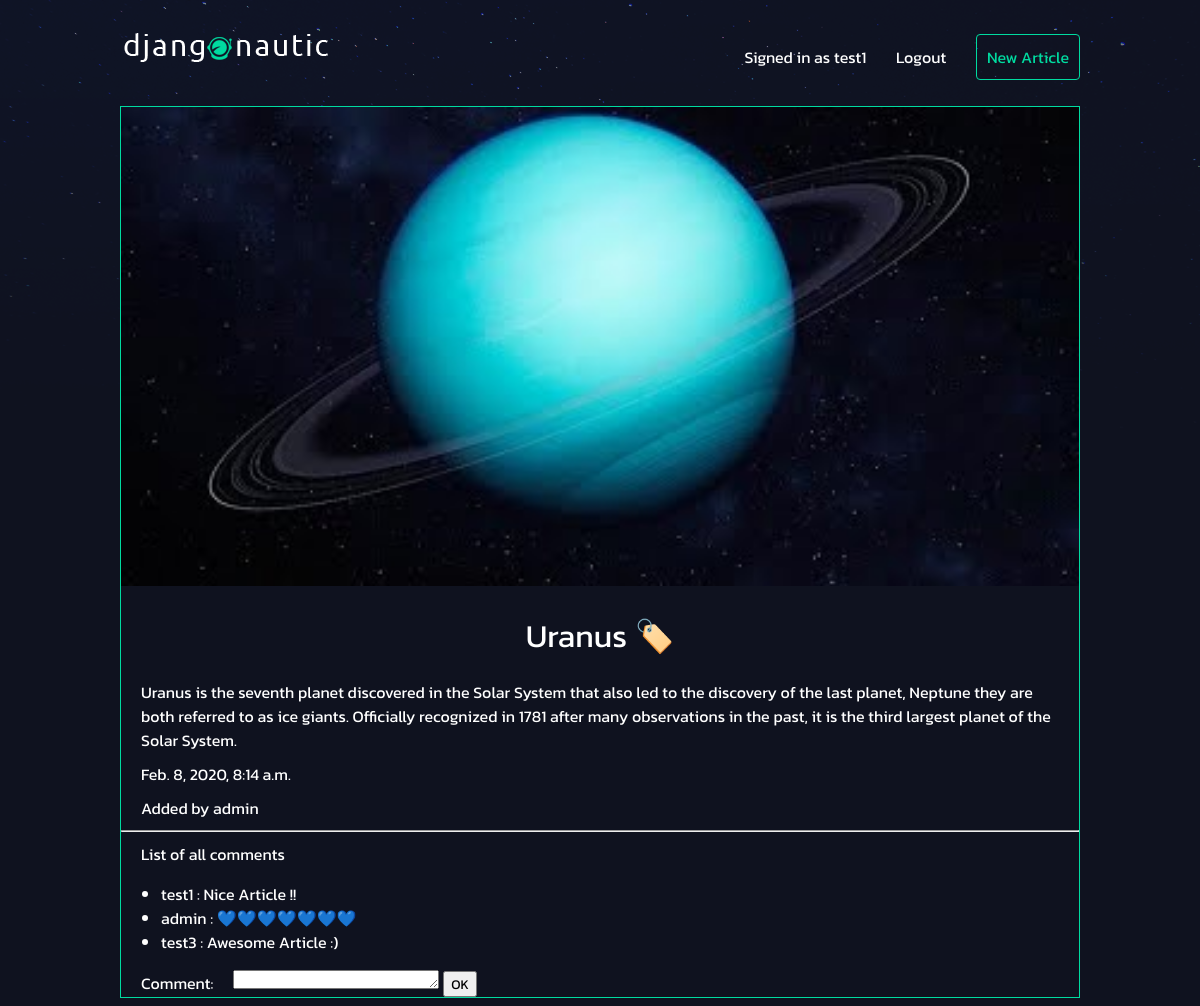
Page /articles/uranus/ (signed in) on the committed database.
### articles/models.py (models this page shows, shortened)
class Article(models.Model):
    title = models.CharField(max_length=100)
    slug = models.SlugField()
    body = models.TextField()
    date = models.DateTimeField(auto_now_add=True)
    thumb = models.ImageField(default='default.png', blank=True)
    author = models.ForeignKey(User, on_delete=models.CASCADE, default=None)

class Comment(models.Model):
    article = ForeignKey(Article, on_delete=models.CASCADE)
    message = models.TextField()
    author = models.ForeignKey(User, on_delete=models.CASCADE, default=None)

### articles/views.py (the view)
# urls.py: path("<slug:slug>/", views.article_slug, name="slug")
def article_slug(request, slug):
    try:
        article = Article.objects.get(slug=slug)
        comments = article.comment_set.all()
        if request.method == 'POST':
            form = forms.AddComment(request.POST)
            if form.is_valid():
                comment = form.save(commit=False)
                comment.author = request.user
                comment.article = article
                comment.save()
                return redirect("articles:slug", slug=slug)
            user = request.user
        else:
            form = forms.AddComment()
        return render(request, "article_detail.html", {'article' : article, 'form' : form, 'comments' : comments})
    except:
        return redirect("articles:list")

### articles/forms.py
class AddComment(forms.ModelForm):
    class Meta:
        model = models.Comment
        fields = ['message']
        labels = {
            'message': 'Comment',
        }

### articles/templates/article_detail.html (shortened to what this page needs)
{% extends 'base_layout.html'%}
{% block content %}
<div class="article-detail">
    <div class="article">
        <img width='100%' src="{{ article.thumb.url }}">
        <h2>{{ article.title }} 🏷️</h2>
        <p>{{ article.body }}</p>
        <p>{{ article.date }}</p>
        <p>Added by {{ article.author }}</p>
        <hr>
        {% if comments|length >= 1 %}
            <p>List of all comments</p>
            <ul>
                {% for comment in comments %}
                    <li> {{ comment.author }} : {{ comment.message }}</li>
                {% endfor %}
            </ul>
        {% endif %}
        {% if user.is_authenticated %}
            <form class='comment' action="{% url 'articles:slug' article.slug %}" method="post">
                {{ form }}
                <button type="submit">OK</button>
            </form>
        {% else %}
            <div class="comment">
                <p>Please Login to Comment !!! 🔒</p>
            </div>
        {% endif %}
    </div>
</div>
{% endblock %}

### templates/base_layout.html (shortened to what this page needs)
{% load static %}
<!DOCTYPE html>
    <html lang="en">
    <head>
        <link rel="stylesheet" href="{% static 'style.css' %}">
    </head>
    <body>
        <header class="wrapper">
            <h1><a href="{% url 'home' %}"><img src="{% static 'logo.png' %}"></a></h1>
            <nav>
                <ul>
                    {% if user.is_authenticated %}
                    <li>Signed in as {{ user.username }}</li>
                    <li>
                        <form class='logout-link' action="{% url 'accounts:logout' %}" method='post'>
                            <button type="submit">Logout</button>
                        </form>
                    </li>
                    <li><a href="{% url 'articles:create' %}" class='highlight'>New Article</a></li>
                    {% endif %}
                </ul>
            </nav>
        </header>
        <div class="wrapper">
            {% block content %}
            {% endblock %}
        </div>
    </body>
</html>

### assets/style.css (style rules this page uses)
body { background-color: #0f121f; background-image: url("stars.png"); background-repeat: no-repeat; color: #fff; }
body * { font-family: 'Kanit', sans-serif; }
h1, h2, h3, h4, h5 { font-weight: normal; margin: 0; }
a, a:hover, a:visited { color: #fff; text-decoration: none; }
.wrapper { max-width: 960px; margin: 0 auto; }
header { display: grid; grid-template-columns: 1fr 1fr; padding: 20px 0; }
nav { justify-self: end; }
nav li { display: inline-block; list-style-type: none; margin-left: 20px; }
nav button { background: none; color: #fff; cursor: pointer; border: 0; font-size: 16px; }
.article { padding: 10px; border: 1px solid #00dba0; position: relative; padding-bottom: 40px; }
.article h2 { font-size: 1.2em; }
.article-detail .article { padding: 0; }
.article-detail .article img { max-width: 100%; }
.article-detail .article h2 { text-align: center; margin: 20px auto; font-size: 2em }
.article-detail .article p { margin: 10px 20px }
a.highlight { border: 1px solid #00dba0; padding: 10px; border-radius: 4px; color: #00dba0; }
.comment textarea { height: 1em; width: 15em; }
.comment label { margin: 10px 20px; }

### rows in the picture
Article: thumb (picture), title "Uranus", body "Uranus is the seventh planet discovered in the Solar System that also led to the discovery of the last planet, Neptune they are both referred to as ice giants. Officially recognized in 1781 after many observations in the past, it is the third largest planet of the Solar System.", date "Feb. 8, 2020, 8:14 a.m.", author "admin"
Comment: author "test1", message "Nice Article !!"
Comment: author "admin", message "💙💙💙💙💙💙💙"
Comment: author "test3", message "Awesome Article :)"

### other values in the picture
{{ user.username }} "test1"
